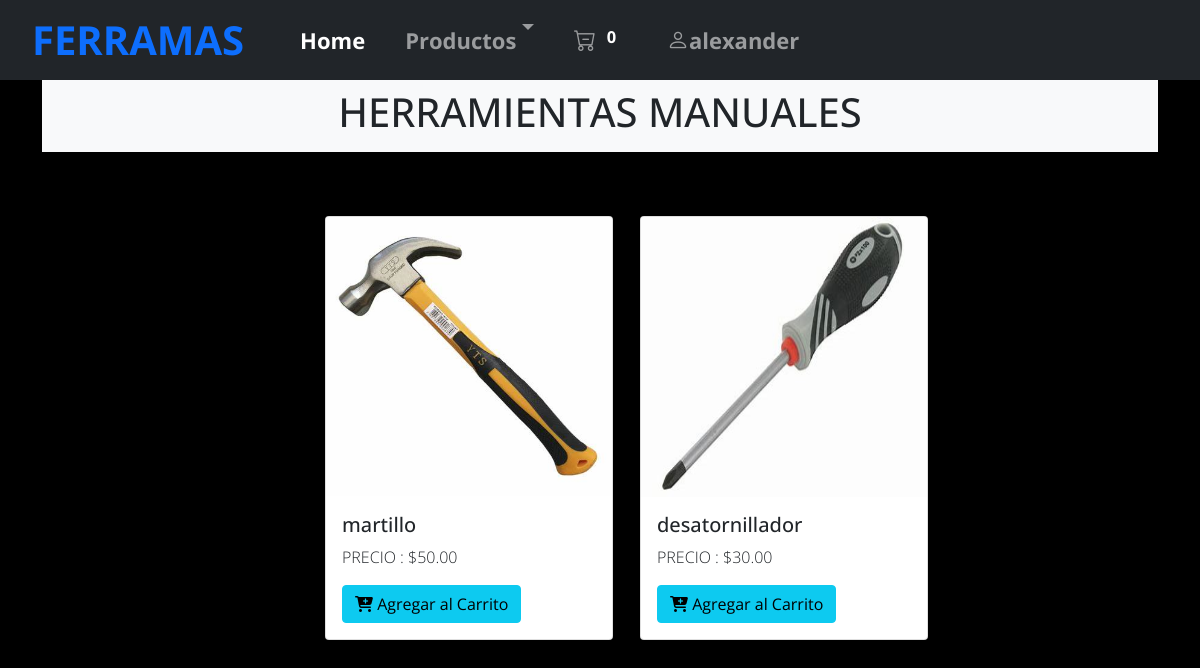
/pinturaslocales (signed in), run on the app's committed database.
### galeria/models.py (models this page shows, shortened)
class Producto(models.Model):
    nombre = models.CharField(max_length=200)
    descripcion = models.TextField(blank=True)
    precio = models.DecimalField(max_digits=10, decimal_places=2)
    stock = models.PositiveIntegerField()
    imagen = models.ImageField(upload_to='productos/', blank=True, null=True)

### galeria/views.py (the view)
# urls.py: path('pinturaslocales',views.pinturaslocales, name='pinturas-locales'),
def pinturaslocales(request):
    productos = Producto.objects.all()
    return render(request, 'pinturas-locales.html', {'productos': productos})

### galeria/context_processors.py (called while the page is built)
def carrito_total(request):
    total = 0
    if request.user.is_authenticated:
        carrito = Carrito.objects.filter(cliente=request.user).first()
        if carrito:
            total = carrito.elementos.count()
    return {'carrito_total': total}

### galeria/templates/pinturas-locales.html (shortened to what this page needs)
{% extends 'padre/base.html' %}
{% load static %}
{% block content %}
<div class="container">
    <div class="p-2 mb-1 bg-light text-black text-center">
        <h1 class="text-center">HERRAMIENTAS MANUALES</h1>
    </div>
    <div class="row justify-content-center mb-4 m-4">
        {% for producto in productos %}
        <div class="col-md-3 p-3 mb-4 m-4">
            <div class="card" style="width: 18rem;">
                <img src="{% static producto.imagen.url %}" class="card-img-top" alt="{{ producto.nombre }}">
                <div class="card-body">
                    <h5 class="card-title">{{ producto.nombre }}</h5>
                    <p class="card-text">PRECIO : ${{ producto.precio }}</p>
                    <button class="btn btn-info agregar-al-carrito" data-id="{{ producto.id }}">
                        <i class="fas fa-cart-plus"></i> Agregar al Carrito
                    </button>
                </div>
            </div>
        </div>
        {% endfor %}
    </div>
</div>
{% endblock %}

### galeria/templates/padre/base.html (shortened to what this page needs)
{% load static %}
<!DOCTYPE html>
<html lang="en">
<head>
    <link href="https://cdn.jsdelivr.net/npm/bootstrap@5.0.2/dist/css/bootstrap.min.css" rel="stylesheet">
    <link href="https://cdn.jsdelivr.net/npm/bootstrap-icons/font/bootstrap-icons.css" rel="stylesheet">
    <link rel="stylesheet" href="{% static 'css/estilos.css' %}">
</head>
<body>
    <div class="short">
        <nav class="navbar navbar-expand-lg navbar-dark bg-dark " id="menu">
            <div class="container-fluid">
                <a class="navbar-brand" href="#">
                    <span class="text-primary fs-1"> FERRAMAS </span>
                </a>
                <div class="collapse navbar-collapse" id="navbarSupportedContent">
                    <ul class="navbar-nav me-auto mb-2 mb-lg-0">
                        <li class="nav-item">
                            <a class="nav-link active fw-ligh" aria-current="page" href="{% url 'index' %}">
                                Home
                            </a>
                        </li>
                        <li class="nav-item dropdown">
                            <a class="nav-link dropdown-toggle fw-ligh" href="#" id="navbarDropdownMenuLink" role="button" data-bs-toggle="dropdown" aria-expanded="false">
                                Productos
                            </a>
                        </li>
                        <li class="nav-item">
                            <a class="nav-link" href="{% url 'detalle_carrito' %}">
                                <i class="bi bi-cart-dash"></i>
                                <span class="badge badge-pill badge-primary">{{ carrito_total }}</span>
                            </a>
                        </li>
                        {% if user.is_authenticated %}
                        <li class="nav-item">
                            <a class="nav-link" href="#">
                                <i class="bi bi-person"></i> {{ user.username }}
                            </a>
                        </li>
                        {% endif %}
                    </ul>
                </div>
            </div>
        </nav>
    </div>
    {% block content %}
    {% endblock %}
</body>
</html>

### galeria/static/css/estilos.css (style rules this page uses)
body { background: rgb(0, 0, 0); font-family: 'Open Sans', sans-serif; font-weight: 300; }
#menu a { display: flex; padding: 2px 20px; font-size: 22px; font-weight: bold; }
.card-img-top { display: flex; align-items: center; justify-content: center; flex-wrap: wrap; height: 280px; }

### data on the page
Producto: imagen+nombre (picture), nombre "martillo", precio "50.00"
Producto: imagen+nombre (picture), nombre "desatornillador", precio "30.00"

### other printed values
{{ carrito_total }} "0"
{{ user.username }} "alexander"
